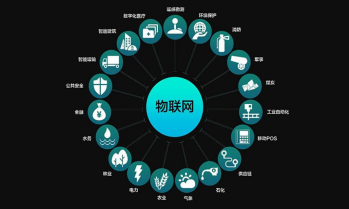
#> input picture py3_data analysis/tu.png, 349 x 209 px
$ python Lession_Text_3.py   (older library calls are emulated)
#> lines starting #> are read from the running program, lines starting #| are printed output that depends on the picture
# [46 lines of commented-out code are left out]

import numpy as np
import pandas as pd
import matplotlib.pyplot as plt
import cv2

# 灰度化读取图片
img = cv2.imread('tu.png', 0)
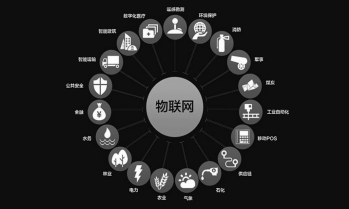
#> img: shape (209, 349); min 5, max 255, mean 32.9

# 得到svd
U, S, V = np.linalg.svd(img)
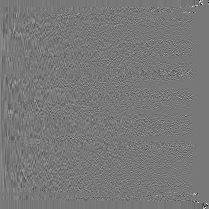
#> U: shape (209, 209) float64; min -0.81, max 0.902, mean 0.00033; drawn with min black and max white
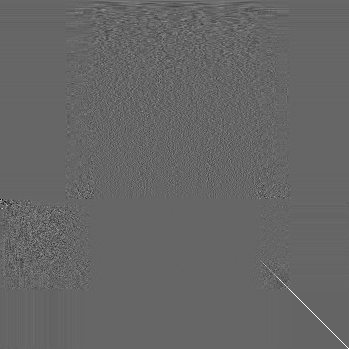
#> V: shape (349, 349) float64; min -0.662, max 0.991, mean 0.00017; drawn with min black and max white
#> S = 209 values, max 11447.7 at index 0, min 7.4e-13 at index 208, mean 358

# 得到矩阵的形状
print(U.shape, S.shape, V.shape)
#| (209, 209) (209,) (349, 349)

# 以不同component数绘制图像
comps = [638, 500, 400, 300, 200, 100]

plt.figure(figsize=(16, 8))
for i in range(6):
#> (the run stopped early here; a loop or call above may not have finished)
